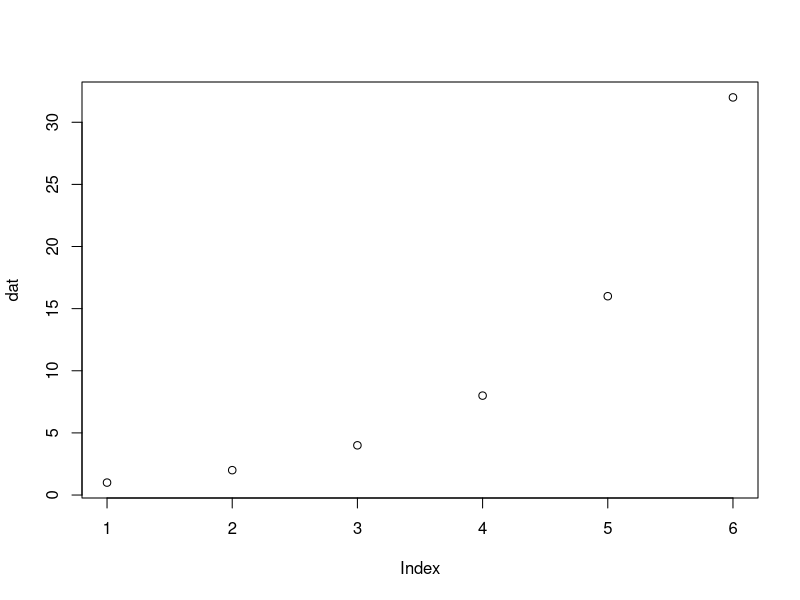

This figure's R source:
## ---- chunk 1
#| label: setup
#| include: false

install.packages(c("tseries", "ggplot2", "dplyr", "lmtest", "patchwork"))
library(tseries)
library(ggplot2)
library(dplyr)
library(lmtest)
library(patchwork)
## ---- chunk 2
# 数値ベクトル
dat = c( 1, 2, 4, 8, 16, 32 )

# plot 関数で図が出力される
plot( dat )
